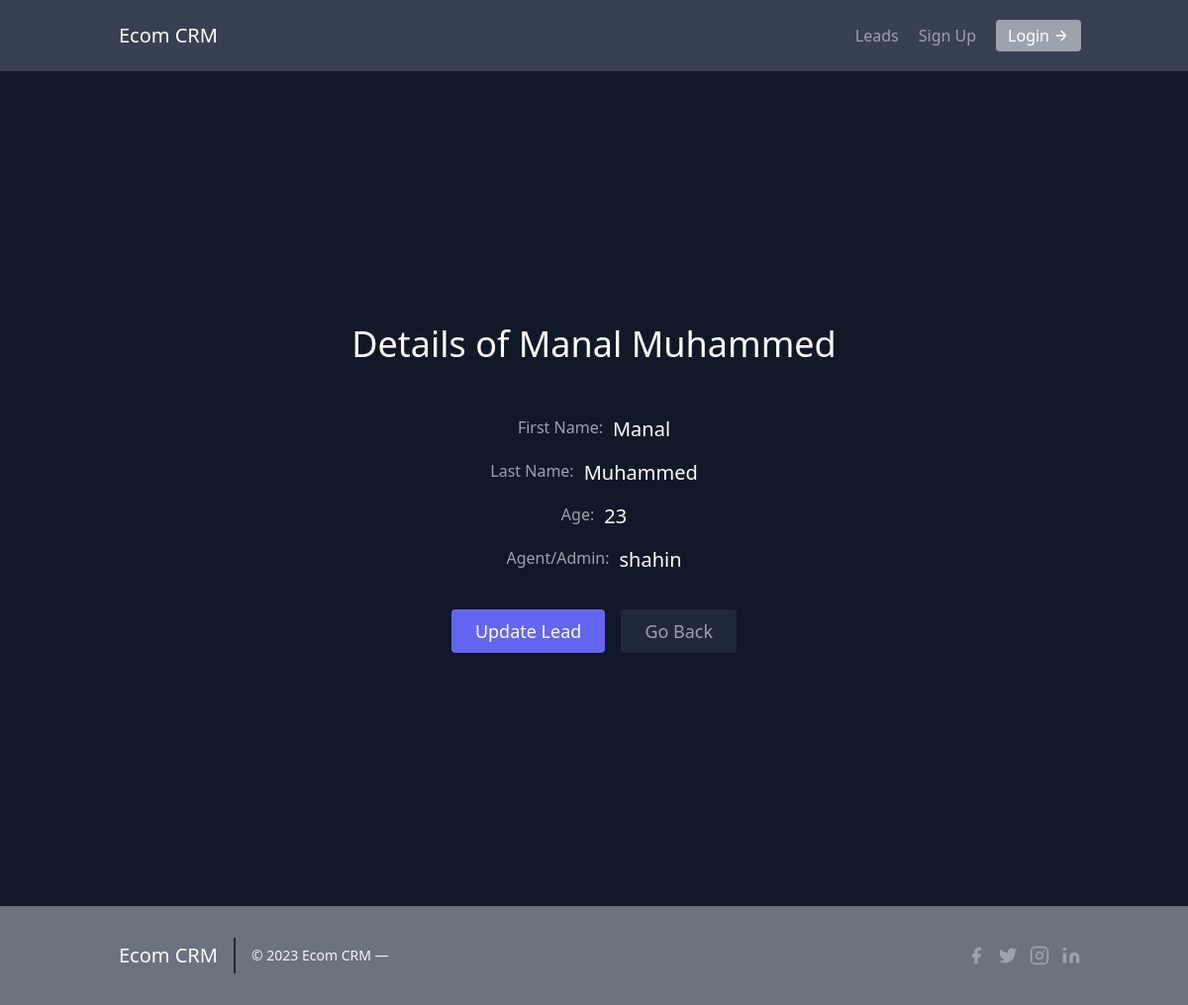
/leads/detail/3/, run on the app's committed database.
### leads/models.py (models this page shows, shortened)
class Lead(models.Model):
    first_name = models.CharField(max_length=25)
    last_name = models.CharField(max_length=25)
    age = models.IntegerField(default=10)
    agent = models.ForeignKey("Agent", on_delete=models.CASCADE)

class Agent(models.Model):
    user = models.OneToOneField(User, on_delete=models.CASCADE)
    def __str__(self):
        return self.user.username

class User(AbstractUser):
    pass

### leads/views.py (the view)
# urls.py: path('detail/<int:pk>/', views.lead_detail, name='lead-detail'),
def lead_detail(request, pk):
    lead = Lead.objects.get(id=pk)
    context = {
        "lead": lead
    }
    return render(request, 'leads/lead_detail.html', context)

### templates/leads/lead_detail.html (shortened to what this page needs)
{% extends "../base.html" %}
{% block content %}
<section class="text-gray-400 bg-gray-900 body-font pt-40 pb-40">
    <div class="container mx-auto flex px-5 py-24 items-center justify-center flex-col">
      <div class="text-center lg:w-2/3 w-full">
        <h1 class="title-font sm:text-4xl text-3xl mb-4 font-medium text-white">Details of {{lead.first_name}} {{lead.last_name}}</h1>
        <div class="flex flex-col items-center pb-9 pt-9">
            <div class="flex gap-x-2.5 pb-4">
                <p>First Name: </p>
                <span class="text-white text-xl"> {{lead.first_name}} </span>
            </div>
            <div class="flex gap-x-2.5 pb-4">
                <p>Last Name: </p>
                <span class="text-white text-xl"> {{lead.last_name}} </span>
            </div>
            <div class="flex gap-x-2.5 pb-4">
                <p>Age: </p>
                <span class="text-white text-xl"> {{lead.age}} </span>
            </div>
            <div class="flex gap-x-2.5">
                <p>Agent/Admin: </p>
                <span class="text-white text-xl"> {{lead.agent}} </span>
            </div>
        </div>
        <div class="flex justify-center">
          <button class="inline-flex text-white bg-indigo-500 border-0 py-2 px-6 focus:outline-none hover:bg-indigo-600 rounded text-lg">
            <a>
                Update Lead
            </a>
          </button>
          <button class="ml-4 inline-flex text-gray-400 bg-gray-800 border-0 py-2 px-6 focus:outline-none hover:bg-gray-700 hover:text-white rounded text-lg">
            <a href="{% url 'leads:lead-list' %}">
                Go Back
            </a>
          </button>
        </div>
      </div>
    </div>
  </section>
  {% endblock content %}

### data on the page
Lead: first_name "Manal", last_name "Muhammed", age "23", agent "shahin"
